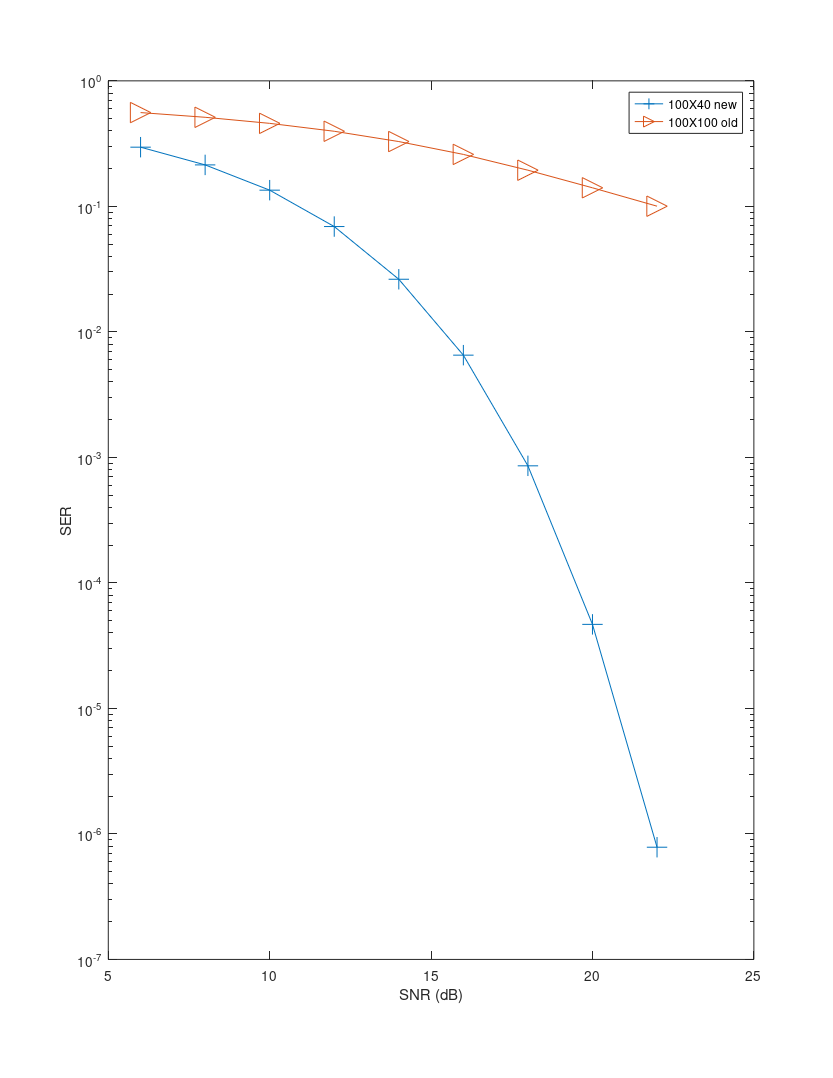

This chart was generated by the following MATLAB code:
%this is for ploting the figure of SNR-BER curve
%the output of this code generate a eps file 
% sim8_4_0_18=[0.22589062154, 0.15894874930, 0.08640749753, 0.03090812452, 0.00636250013, 0.00079124997, 0.00005481876,0.00000279009,0.00000014225951464822, 0.00000000451437990952];
% sim8_16_0_18=[0.25537124276, 0.22414547205, 0.19270686805, 0.15720969439, 0.10538093746, 0.04198125005, 0.00701593747, 0.00052656251,0.00004961727, 0.00000235999];
% sim8_64_0_22=[0.30989542603, 0.28304228187, 0.25555500388, 0.22751520574, 0.19991666079, 0.16876062751, 0.12789249420, 0.07114583254, 0.02219000086, 0.00312604173, 0.00018895834,0.00000633392  ];
% sim16_4_0_14=[0.23751124740, 0.17347000539, 0.09674874693, 0.03350968659, 0.00618375000, 0.00060968747, 0.00002066603,0.00000026777  ];
% sim16_16_0_18=[0.25537124276, 0.22414547205, 0.19270686805, 0.15720969439, 0.10538093746, 0.04198125005, 0.00701593747, 0.00052656251,0.00002031656,0.00000020876338590830];
% 0.25537124276 0.22414547205 0.19270686805 0.15720969439, 0.075001, 0.019427, 0.002040, 0.000093,
% sim32_4_0_14=[0.24545359612, 0.18672686815, 0.11097452790, 0.04044124857, 0.00811937544, 0.00093781250,0.00005755865,0.00000097851];
% sim48_4_0_14=[0.25442603230, 0.19931979477, 0.12637500465, 0.05224249884, 0.01231614593, 0.00185479166, 0.00016166667,0.00000549426];
% sim_100_40_old=[0.26819999999999999396, 0.19164999999999998703, 0.11859999999999999709,...
%     0.06090000000000000274, 0.02457499999999999962, 0.00645000000000000000 ,0.00121277617675312195,0.00005600000000000000,0.00000121703063996339...
%     0.00000000607241023727 ]; %the old one with one coordinate updated
sim_100_40_new=[0.29618624999999998426, 0.21398074999999999735, 0.13460074999999999124, 0.06905224999999999558, ...
    0.02625699999999999909, 0.00652400000000000028, 0.00085649999999999995, 0.00004672285869138618,0.00000078341626839089]; %the new one with 1Dsearching
%2Dsolver
% sim_100_100_old=[0.55520000000000002682, 0.51502999999999998781, 0.45769999999999999574, 0.40034999999999998366,...
%     0.33395999999999997909, 0.26013999999999998236, 0.19559000000000001385];
sim_100_100_new=[0.55873399999999995291, 0.51256619999999997184, 0.45856750000000001677, 0.39660560000000000258,...
    0.32833479999999998222, 0.25939909999999999357, 0.19414680000000000826, 0.14058170000000000388,0.10032209999999999739]; %the new 100 times 100 system
fig1=figure;
Xsize=8.5;Ysize=11;
% Xleft=(8-Xsize)/2;Ytop=(12-Ysize)/2;
Xleft=0;
Ytop=0;
set(fig1,'Units','inches');
set(fig1,'position', [Xleft,Ytop,Xsize,Ysize]);
set(fig1,'PaperUnits','inches');
set(fig1,'PaperPosition',[Xleft,Ytop,Xsize,Ysize]);
set(gca,'fontsize',15);
figure (1)
% fig1=semilogy(0:2:18,sim8_4_0_18,'-*','MarkerSize',15);xlabel('SNR per bit (dB)'),ylabel('BER');
% hold on;
% fig1=semilogy(0:2:18,sim8_16_0_18,'->','MarkerSize',15),xlabel('SNR per bit (dB)'),ylabel('BER');
% fig1=semilogy(0:2:22,sim8_64_0_22,'-d','MarkerSize',15),xlabel('SNR per bit (dB)'),ylabel('BER');
% hold on;
% fig1=semilogy(0:2:14,sim16_4_0_14,'-o','MarkerSize',15),xlabel('SNR per bit (dB)'),ylabel('BER');
% hold on;
% fig1=semilogy(0:2:18,sim16_16_0_18,'-s','MarkerSize',15),xlabel('SNR per bit (dB)'),ylabel('BER');
% hold on;
% fig1=semilogy(0:2:14,sim32_4_0_14,'-p','MarkerSize',15),xlabel('SNR per bit (dB)'),ylabel('BER');
% hold on;
fig1=semilogy(6:2:22,sim_100_40_new,'-+','MarkerSize',15);xlabel('SNR (dB)'),ylabel('SER'),
hold on;
fig1=semilogy(6:2:22,sim_100_100_new,'->','MarkerSize',15);xlabel('SNR (dB)'),ylabel('SER'),
hold on;
% fig1=semilogy(6:2:24,sim_100_40_old,'-*','MarkerSize',15),xlabel('SNR (dB)'),ylabel('SER'),
% legend('8X8 4QAM','8X8 16QAM','8X8 64QAM','16X16 4QAM','16X16 16QAM','32X32 4QAM','48X48 4QAM');
legend('100X40 new', '100X100 old');
hold off;
print('-depsc','-tiff','-r300','BER_curves');
% hold off;

